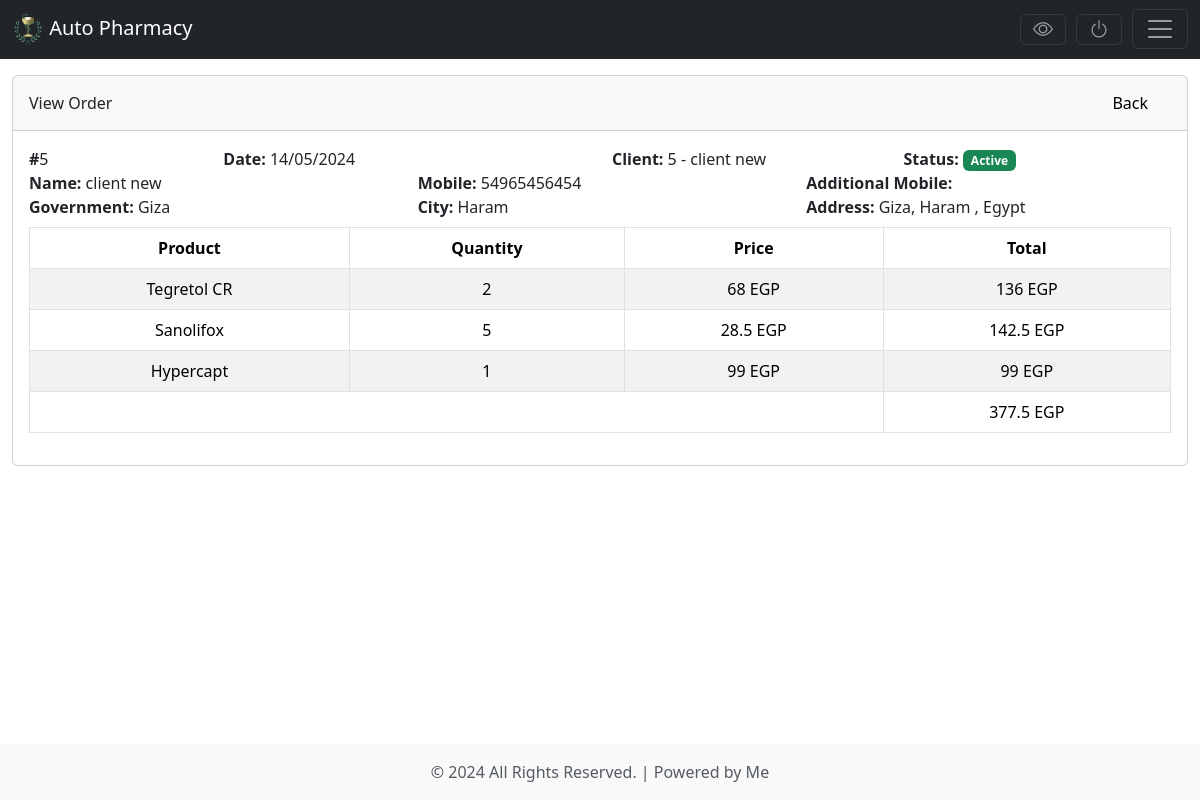
/admin/orders/view.php?id=5 (signed in), run on the app's committed database.
### tables this page shows
CREATE TABLE `orders_hd` (
  `id` int(11) NOT NULL,
  `client_id` int(11) NOT NULL,
  `doc_date` date NOT NULL DEFAULT sysdate(),
  `payer` varchar(950) NOT NULL,
  `govern` varchar(350) NOT NULL,
  `city` varchar(450) NOT NULL,
  `mob` varchar(25) NOT NULL,
  `add_mob` varchar(25) DEFAULT NULL,
  `notes` text DEFAULT NULL,
  `created_at` datetime NOT NULL DEFAULT sysdate(),
  `updated_at` datetime DEFAULT NULL,
  `deleted` char(1) NOT NULL DEFAULT 'N',
  `cncld` char(1) NOT NULL DEFAULT 'N',
  `address` varchar(950) DEFAULT NULL
);

CREATE TABLE `orders_dt` (
  `id` int(11) NOT NULL,
  `hd_id` int(11) NOT NULL,
  `item_id` int(11) NOT NULL,
  `qty` double NOT NULL,
  `price` double NOT NULL,
  `item_name` varchar(650) NOT NULL,
  `deleted` char(1) NOT NULL DEFAULT 'N',
  `cncld` char(1) NOT NULL DEFAULT 'N',
  `created_at` datetime NOT NULL DEFAULT sysdate(),
  `updated_at` datetime DEFAULT NULL
);

### classes/Info.php (called while the page is built, shortened)
<?php
class Info
{
    public static $DB_HOSTNAME = '127.0.0.1',
        $DB_USERNAME = 'root',
        $DB_PASSWORD = '',
        $DB_NAME = 'pharmacy',
        $P_KEYS = ['s', 'd', 'i', 'b'],
        $conn = null;
    public static function open_conn()
    {
        if (empty(Info::$conn)) {
            Info::$conn = mysqli_connect(Info::$DB_HOSTNAME, Info::$DB_USERNAME, Info::$DB_PASSWORD, Info::$DB_NAME);
            Info::$conn->set_charset('utf8');
        }
    }
    public static function getQuery($sql, $params = null)
    {
        if (!empty($sql)) {
            $rslt = [];
            try {
                $stmt = mysqli_prepare(Info::$conn, $sql);
                if (!empty($params)) {
                    $types = '';
                    $ps = [];
                    foreach ($params as $val) {
                        $val = explode('_', $val);
                        $types .= $val[0];
                        $ps[] = $val[1];
                    }
                    mysqli_stmt_bind_param($stmt, $types, ...$ps);
                }
                if ($stmt->execute()) {
                    $rslt = mysqli_fetch_all($stmt->get_result(), MYSQLI_BOTH);
                }
            } catch (Exception $e) {
                echo $e;
                die();
            } finally {
                return $rslt;
            }
        }
    }
}

### admin/orders/view.php (the view, shortened to what this page needs)
<?php
$id = isset($_GET['id']) ? strip_tags($_GET['id']) : 0;
$data = Info::getQuery("select oh.id,
                                date_format(oh.doc_date,'%d/%m/%Y') as doc_date,
                                oh.payer,
                                oh.govern,
                                oh.city,
                                oh.mob,
                                oh.add_mob,
                                oh.cncld,
                                oh.address,
                                concat(c.id,' - ',c.f_name,' ',c.l_name) client,
                                od.item_name,
                                od.price,
                                od.qty
                            from orders_hd oh
                        left join orders_dt od on od.hd_id = oh.id and od.deleted = oh.deleted
                        left join clients c on oh.client_id = c.id and c.deleted = oh.deleted
                        where oh.deleted = 'N'
                            and oh.id = ?", ["i_" . $id]);
?>
<!doctype html>
<html lang="en" class="h-100">
<head>
    <?php require_once '../pages/h-scripts.php' ?>
</head>
<body class="d-flex flex-column h-100">
    <?php require_once '../pages/header.php' ?>
    <main class="flex-shrink-0">
        <div class="container-fluid mt-3 mb-2">
            <div class="card">
                <div class="card-header">
                    <div class="row">
                        <div class="col-xl-8 col-lg-8 col-md-8 align-self-center">
                            View Order
                        </div>
                        <div class="col-xl-4 col-lg-4 col-md-4">
                            <a href="/admin/orders/" class="btn btn-light float-end" style="margin-right: 10px;">Back</a>
                        </div>
                    </div>
                </div>
                <div class="card-body">
                    <div class="row">
                        <div class="col-md-2">
                            <strong>#</strong><?php echo $data[0]['id']; ?>
                        </div>
                        <div class="col-md-4">
                            <strong>Date:</strong> <?php echo $data[0]['doc_date']; ?>
                        </div>
                        <div class="col-md-3">
                            <strong>Client:</strong> <?php echo $data[0]['client']; ?>
                        </div>
                        <div class="col-md-3">
                            <strong>Status:</strong> <?php echo ($data[0]['cncld'] == 'Y' ? '<span class="badge bg-danger">Cancelled</span>' : '<span class="badge bg-success">Active</span></span>'); ?>
                        </div>
                    </div>
                    <div class="row">
                        <div class="col-md-4">
                            <strong>Name:</strong> <?php echo $data[0]['payer']; ?>
                        </div>
                        <div class="col-md-4">
                            <strong>Mobile:</strong> <?php echo $data[0]['mob']; ?>
                        </div>
                        <div class="col-md-4">
                            <strong>Additional Mobile:</strong> <?php echo $data[0]['add_mob']; ?>
                        </div>
                    </div>
                    <div class="row">
                        <div class="col-md-4">
                            <strong>Government:</strong> <?php echo $data[0]['govern']; ?>
                        </div>
                        <div class="col-md-4">
                            <strong>City:</strong> <?php echo $data[0]['city']; ?>
                        </div>
                        <div class="col-md-4">
                            <strong>Address:</strong> <?php echo $data[0]['address']; ?>
                        </div>
                    </div>
                    <table class="table table-bordered table-hover table-striped text-center mt-2">
                        <thead class="thead-dark">
                            <tr>
                                <th scope="col">Product</th>
                                <th scope="col">Quantity</th>
                                <th scope="col">Price</th>
                                <th scope="col">Total</th>
                            </tr>
                        </thead>
                        <tbody>
                            <?php
                                $totals = 0;
                                foreach($data as $d){
                                    $total = ((double)$d['price']*(double)$d['qty']);
                                    echo '<tr>
                                                <td>' . $d['item_name'] . '</td>
                                                <td>' . $d['qty'] . '</td>
                                                <td>' . $d['price'] . ' EGP</td>
                                                <td>' . $total . ' EGP</td>
                                            </tr>';
                                    $totals += $total;
                                }
                            ?>
                        </tbody>
                        <tfoot>
                            <tr>
                            <td colspan="3"></td>
                            <td><?php echo $totals; ?> EGP</td>
                            </tr>
                        </tfoot>
                    </table>
                </div>
            </div>
        </div>
    </main>
    <?php require_once '../pages/footer.php' ?>
</body>
</html>

### admin/pages/h-scripts.php (style rules this page uses)
a { text-decoration: none; }

### data on the page
orders_hd: id "5", payer "client new", mob "54965456454", govern "Giza", city "Haram", address "Giza, Haram , Egypt"
orders_dt: item_name "Tegretol CR", qty "2", price "68", total "136"
orders_dt: item_name "Sanolifox", qty "5", price "28.5", total "142.5"
orders_dt: item_name "Hypercapt", qty "1", price "99"

### other printed values
$data[0]['doc_date'] "14/05/2024"
$data[0]['client'] "5 - client new"
$totals "377.5"
